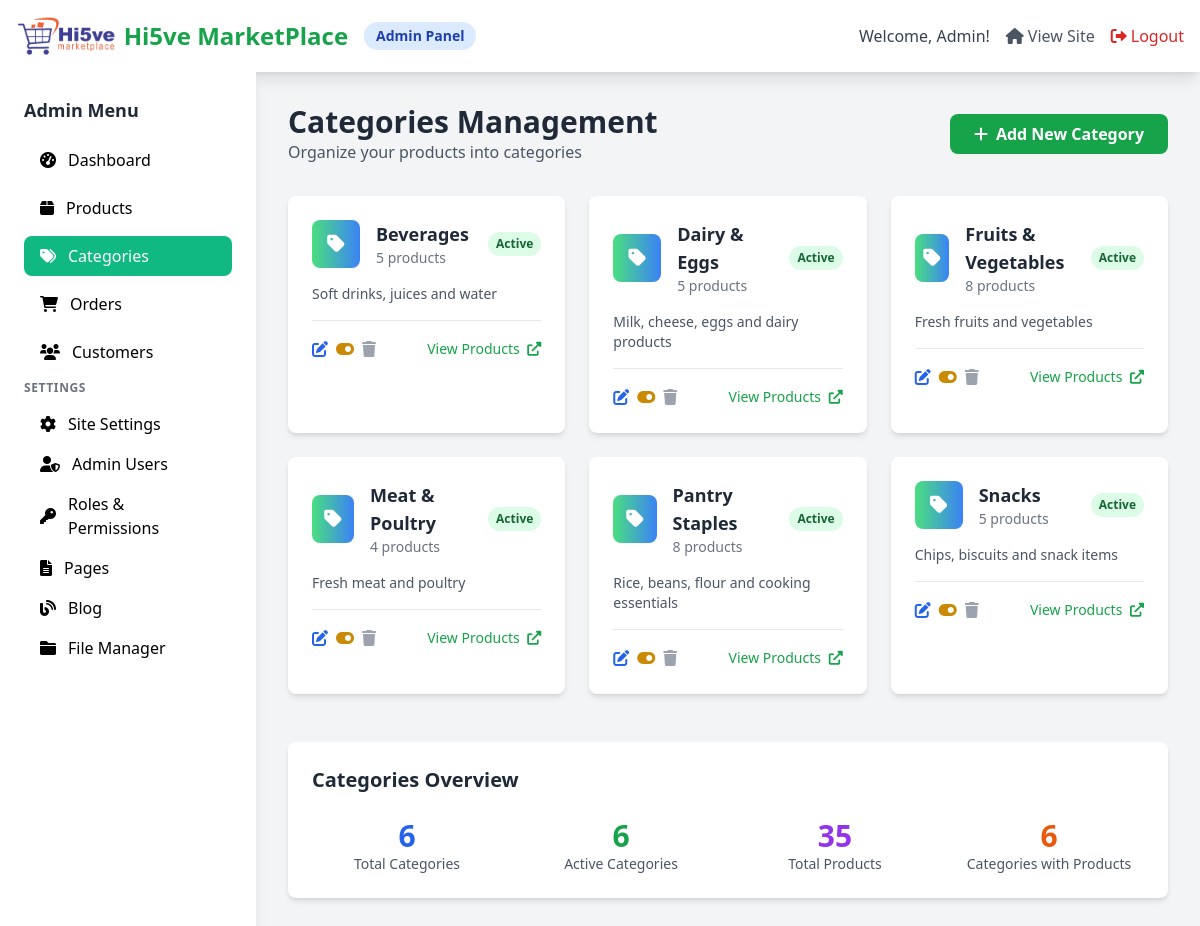
Screenshot of /admin/categories.php (signed in) with the database file from the repository.
### tables this page shows
CREATE TABLE IF NOT EXISTS categories (
    id INT AUTO_INCREMENT PRIMARY KEY,
    name VARCHAR(100) NOT NULL,
    description TEXT,
    image VARCHAR(255),
    status ENUM('active', 'inactive') DEFAULT 'active',
    created_at TIMESTAMP DEFAULT CURRENT_TIMESTAMP,
    updated_at TIMESTAMP DEFAULT CURRENT_TIMESTAMP ON UPDATE CURRENT_TIMESTAMP
);

### classes/Category.php (called while the page is built, shortened)
<?php
class Category {
    private $conn;
    private $table = 'categories';
    public function __construct() {
        $database = new Database();
        $this->conn = $database->getConnection();
    }
    public function getAll($active_only = true) {
        try {
            $where_clause = $active_only ? "WHERE status = 'active'" : "";
            $query = "SELECT c.*, COUNT(p.id) as product_count
                     FROM " . $this->table . " c
                     LEFT JOIN products p ON c.id = p.category_id AND p.status = 'active'
                     " . $where_clause . "
                     GROUP BY c.id
                     ORDER BY c.name ASC";
            $stmt = $this->conn->prepare($query);
            $stmt->execute();
            return $stmt->fetchAll();
        } catch (PDOException $e) {
            return [];
        }
    }
}
?>

### config/database.php (called while the page is built, shortened)
<?php
class Database {
    private $host = 'localhost';
    private $db_name = 'mart3';
    private $username = 'root';
    private $password = '';
    public function getConnection() {
        $this->conn = null;
        try {
            $dsn = "mysql:unix_socket=/Applications/XAMPP/xamppfiles/var/mysql/mysql.sock;dbname=" . $this->db_name;
            $this->conn = new PDO($dsn, $this->username, $this->password);
            $this->conn->setAttribute(PDO::ATTR_ERRMODE, PDO::ERRMODE_EXCEPTION);
            $this->conn->setAttribute(PDO::ATTR_DEFAULT_FETCH_MODE, PDO::FETCH_ASSOC);
        } catch(PDOException $exception) {
            try {
                $this->conn = new PDO(
                    "mysql:host=" . $this->host . ";port=3306;dbname=" . $this->db_name,
                    $this->username,
                    $this->password
                );
                $this->conn->setAttribute(PDO::ATTR_ERRMODE, PDO::ERRMODE_EXCEPTION);
                $this->conn->setAttribute(PDO::ATTR_DEFAULT_FETCH_MODE, PDO::FETCH_ASSOC);
            } catch(PDOException $fallback_exception) {
                echo "Connection error: " . $fallback_exception->getMessage();
            }
        }
        return $this->conn;
    }
}
?>

### admin/categories.php (the view, shortened to what this page needs)
<?php
require_once '../classes/Category.php';
$category = new Category();
$categories = $category->getAll(false);
include 'includes/admin_header.php';
?>
<div class="max-w-6xl mx-auto">
    <div class="flex justify-between items-center mb-8">
        <div>
            <h1 class="text-3xl font-bold text-gray-800">Categories Management</h1>
            <p class="text-gray-600">Organize your products into categories</p>
        </div>
        <button onclick="toggleAddForm()" class="bg-green-600 text-white px-6 py-2 rounded-lg font-semibold hover:bg-green-700 transition duration-300">
            <i class="fas fa-plus mr-2"></i>Add New Category
        </button>
    </div>
    <div class="grid md:grid-cols-2 lg:grid-cols-3 gap-6">
        <?php if (empty($categories)): ?>
        <div class="md:col-span-2 lg:col-span-3 text-center py-12">
            <i class="fas fa-tags text-gray-300 text-6xl mb-4"></i>
            <h3 class="text-xl font-semibold text-gray-600 mb-2">No categories yet</h3>
            <p class="text-gray-500 mb-6">Create your first category to organize your products</p>
            <button onclick="toggleAddForm()" class="bg-green-600 text-white px-6 py-3 rounded-lg font-semibold hover:bg-green-700 transition duration-300">
                <i class="fas fa-plus mr-2"></i>Add First Category
            </button>
        </div>
        <?php else: ?>
        <?php foreach ($categories as $cat): ?>
        <div class="bg-white rounded-lg shadow-md overflow-hidden hover:shadow-lg transition duration-300">
            <div class="p-6">
                <div class="flex items-center justify-between mb-4">
                    <div class="flex items-center">
                        <div class="w-12 h-12 bg-gradient-to-r from-green-400 to-blue-500 rounded-lg flex items-center justify-center mr-4">
                            <i class="fas fa-tag text-white text-xl"></i>
                        </div>
                        <div>
                            <h3 class="text-lg font-semibold text-gray-800"><?= htmlspecialchars($cat['name']) ?></h3>
                            <p class="text-sm text-gray-500"><?= $cat['product_count'] ?> products</p>
                        </div>
                    </div>
                    <span class="px-2 py-1 rounded-full text-xs font-semibold
                        <?= $cat['status'] === 'active' ? 'bg-green-100 text-green-800' : 'bg-gray-100 text-gray-800' ?>">
                        <?= ucfirst($cat['status']) ?>
                    </span>
                </div>
                <?php if ($cat['description']): ?>
                <p class="text-gray-600 text-sm mb-4"><?= htmlspecialchars($cat['description']) ?></p>
                <?php endif; ?>
                <div class="flex items-center justify-between pt-4 border-t border-gray-200">
                    <div class="flex space-x-2">
                        <a href="?edit=<?= $cat['id'] ?>"
                           class="text-blue-600 hover:text-blue-800 transition duration-300"
                           title="Edit Category">
                            <i class="fas fa-edit"></i>
                        </a>
                        <form method="POST" class="inline" onsubmit="return confirmDelete('Are you sure you want to toggle this category status?')">
                            <button type="submit"
                                    class="text-yellow-600 hover:text-yellow-800 transition duration-300"
                                    title="Toggle Status">
                                <i class="fas fa-toggle-<?= $cat['status'] === 'active' ? 'on' : 'off' ?>"></i>
                            </button>
                        </form>
                        <?php if ($cat['product_count'] == 0): ?>
                        <form method="POST" class="inline" onsubmit="return confirmDelete('Are you sure you want to delete this category?')">
                            <input type="hidden" name="action" value="delete">
                            <input type="hidden" name="id" value="<?= $cat['id'] ?>">
                            <button type="submit"
                                    class="text-red-600 hover:text-red-800 transition duration-300"
                                    title="Delete Category">
                                <i class="fas fa-trash"></i>
                            </button>
                        </form>
                        <?php else: ?>
                        <span class="text-gray-400" title="Cannot delete category with products">
                            <i class="fas fa-trash"></i>
                        </span>
                        <?php endif; ?>
                    </div>
                    <a href="../products.php?category=<?= $cat['id'] ?>"
                       target="_blank"
                       class="text-green-600 hover:text-green-800 text-sm font-medium transition duration-300">
                        View Products <i class="fas fa-external-link-alt ml-1"></i>
                    </a>
                </div>
            </div>
        </div>
        <?php endforeach; ?>
        <?php endif; ?>
    </div>
    <?php if (!empty($categories)): ?>
    <div class="mt-12 bg-white rounded-lg shadow-md p-6">
        <h2 class="text-xl font-semibold text-gray-800 mb-6">Categories Overview</h2>
        <div class="grid md:grid-cols-4 gap-6">
            <div class="text-center">
                <div class="text-3xl font-bold text-blue-600"><?= count($categories) ?></div>
                <div class="text-sm text-gray-600">Total Categories</div>
            </div>
            <div class="text-center">
                <div class="text-3xl font-bold text-green-600">
                    <?= count(array_filter($categories, function($cat) { return $cat['status'] === 'active'; })) ?>
                </div>
                <div class="text-sm text-gray-600">Active Categories</div>
            </div>
            <div class="text-center">
                <div class="text-3xl font-bold text-purple-600">
                    <?= array_sum(array_column($categories, 'product_count')) ?>
                </div>
                <div class="text-sm text-gray-600">Total Products</div>
            </div>
            <div class="text-center">
                <div class="text-3xl font-bold text-orange-600">
                    <?= count(array_filter($categories, function($cat) { return $cat['product_count'] > 0; })) ?>
                </div>
                <div class="text-sm text-gray-600">Categories with Products</div>
            </div>
        </div>
    </div>
    <?php endif; ?>
</div>
<?php include 'includes/admin_footer.php'; ?>

### rows the page displays
categories: name "Beverages", product_count "5", status "Active", description "Soft drinks, juices and water"
categories: name "Dairy & Eggs", product_count "5", status "Active", description "Milk, cheese, eggs and dairy products"
categories: name "Fruits & Vegetables", product_count "8", status "Active", description "Fresh fruits and vegetables"
categories: name "Meat & Poultry", product_count "4", status "Active", description "Fresh meat and poultry"
categories: name "Pantry Staples", product_count "8", status "Active", description "Rice, beans, flour and cooking essentials"
categories: name "Snacks", product_count "5", status "Active", description "Chips, biscuits and snack items"

### other values shown
$_SESSION['first_name'] "Admin"
count($categories) "6"
array_sum(array_column($categories, 'product_count')) "35"
